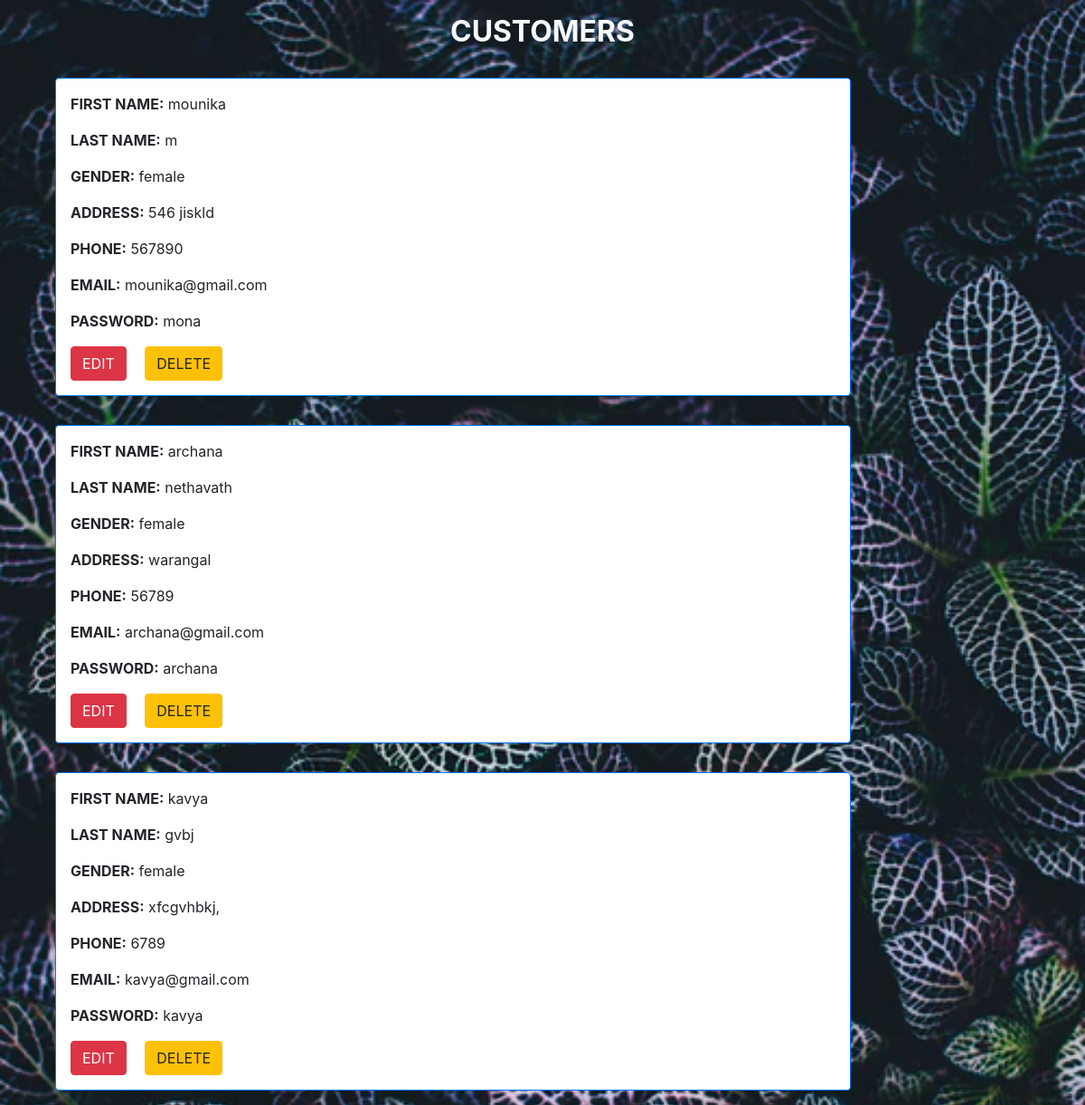
The page /manage_cust.php on the database its author committed.
### tables this page shows
CREATE TABLE `cust_registration` (
  `first_name` varchar(255) NOT NULL,
  `last_name` varchar(255) NOT NULL,
  `gender` varchar(255) NOT NULL,
  `address` varchar(255) NOT NULL,
  `phone` varchar(255) NOT NULL,
  `email` varchar(255) NOT NULL,
  `password` varchar(255) NOT NULL
);

### manage_cust.php (the view, shortened to what this page needs)
<?php
	require_once 'core/init.php';
  $sql = "SELECT * FROM cust_registration";
  $featured = $db->query($sql);
  ?>
<!DOCTYPE html>
<html>
<head>
	<link rel="stylesheet" href="https://stackpath.bootstrapcdn.com/bootstrap/4.5.2/css/bootstrap.min.css">
    <link rel="stylesheet" href="https://cdn.jsdelivr.net/npm/bootstrap@4.6.0/dist/css/bootstrap.min.css">
  <link rel="stylesheet" href="https://cdn.jsdelivr.net/npm/bootstrap@4.6.0/dist/css/bootstrap.min.css">
          <link rel="stylesheet" href="https://cdnjs.cloudflare.com/ajax/libs/font-awesome/4.7.0/css/font-awesome.min.css">
</head>
<body>
  <div class="bg">
    <h2 class="text-center text-light font-weight-bold m-3 ">CUSTOMERS</h2>
    <div class="container d-flex flex-column">
      <?php while($product = mysqli_fetch_assoc($featured)) : ?>
         <div class="card d-flex flex-row m-3 border border-primary  rounded-start " style="width: 55rem; ">
        <div class="desc text-justify p-3">
        <p class="card-text"><b>FIRST NAME:</b> <?=$product['first_name']; ?></p>
        <p class="card-text"><b>LAST NAME:</b> <?=$product['last_name']; ?></p>
        <p class="card-text"><b>GENDER:</b> <?=$product['gender']; ?></p>
        <p class="card-text"><b>ADDRESS:</b> <?=$product['address']; ?></p>
       <p class="card-text"><b>PHONE:</b> <?=$product['phone']; ?></p>
      <p class="card-text"><b>EMAIL:</b> <?=$product['email']; ?></p>
	  <p class="card-text"><b>PASSWORD:</b> <?=$product['password']; ?></p>
	  <button class="btn btn-danger "  onclick="window.location.href='admin_customer_account_edit.php'">EDIT</button>
	  <button class="btn btn-warning ml-3"  onclick="window.location.href='admin_customer_account_delete.php'">DELETE </button>
	  </div>    </div>
    <?php endwhile; ?>
    </div>
  </div>
</body></html>

### manage_cust.php (style rules this page uses)
body { background-image: url("./images/bg-8.webp"); background-repeat: no-repeat; background-size: cover; }

### rows shown on the page
cust_registration: first_name "mounika", last_name "m", gender "female", address "546 jiskld", phone "567890", email "mounika@gmail.com", password "mona"
cust_registration: first_name "archana", last_name "nethavath", gender "female", address "warangal", phone "56789", email "archana@gmail.com", password "archana"
cust_registration: first_name "kavya", last_name "gvbj", gender "female", address "xfcgvhbkj,", phone "6789", email "kavya@gmail.com", password "kavya"
